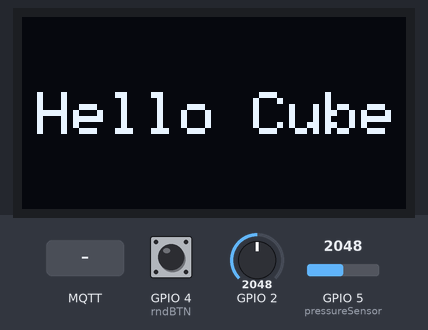
A program run on a simulated Seeed XIAO ESP32-C3. On the bench: 128×64 one-colour display. The test bench sets the inputs (shaded band); at power-on: GPIO 4 (rndBTN) HIGH, GPIO 5 (pressureSensor) = 2048, GPIO 2 = 2048. WiFi joins after 1.5 s; servers stay silent unless stated; random numbers use the default seed unless the program sets one; no MQTT or app messages arrive unless stated; what the program prints to the serial monitor is not drawn.

Above: at 3.2 s.
3.3 s: GPIO 4 (rndBTN) pulled LOW for 0.15 s
At 6.5 s:
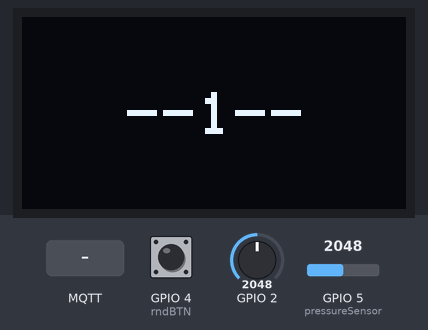
6.6 s: GPIO 5 (pressureSensor) set to 1025
8.6 s: GPIO 5 (pressureSensor) set to 960
10.1 s: MQTT message "1" arrives on the first subscribed topic
At 10.8 s:
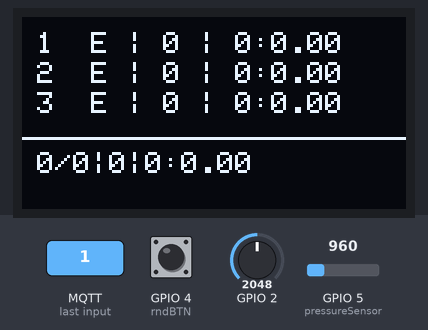
11.6 s: GPIO 4 (rndBTN) pulsed LOW 2 times (0.12 s each, 0.3 s apart)
At 12.2 s:
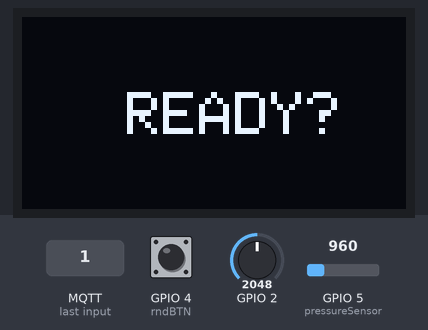
15.4 s: GPIO 5 (pressureSensor) set to 1040
Timing chart, 0 to 17.9 s (numbered marks = the images above; inputs shaded):
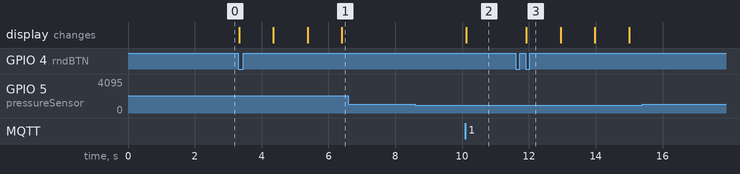

The program:

main.cpp
```cpp
/*
        _          _ ______ _____ _____
       (_)        | |  ____|  __ \_   _|
  _ __  ___  _____| | |__  | |  | || |
 | '_ \| \ \/ / _ \ |  __| | |  | || |
 | |_) | |>  <  __/ | |____| |__| || |_
 | .__/|_/_/\_\___|_|______|_____/_____|
 | |
 |_|

www.pixeledi.eu | https://linktr.ee/pixeledi
Cube Timer ESP32 | V1.0 | 04.2023

*/

#include <Arduino.h>
#include <Wire.h>
#include "globals.h"
#include "button.h"
#include <Adafruit_GFX.h>
#include <Adafruit_SSD1306.h>
#include "batterygrafic.h"
#include "oled.h"
#include "wifimqtt.h"


Button rndBTN(4);

void newRound()
{
  showReady();
  solved = false;
  firstStart = false;
  moves = 0;
  startTime = millis();
 //Serial.println("new Round started");
}

void readBatteryVoltage()
{
  if (millis() - millisBattery > (1000 * 10))
  {
    millisBattery = millis();

    uint32_t Vbatt = 0;
    for (int i = 0; i < 16; i++)
    {
      Vbatt = Vbatt + analogReadMilliVolts(A0); // ADC with correction
    }
    // voltage divider actual with 2x 100kOhm to A0
    // results in Voltage / 2
    // get rid of the spikes ->for loop with 16
    // calculate voltage
    Vbattf = 2 * Vbatt / 16 / 1000.0;

    // Serial.println(Vbattf, 3);
  }
}

void isPressureSensorSmashed()
{
  int val = analogRead(pressureSensor);

  //Serial.println(val);

  if (val >= 1000 && !solved)
  {
    solved = true;
    //Serial.println(solvingTime);

    DynamicJsonDocument doc(128);
    doc["wer"] = user;
    doc["solvingtime"] = solvingTime;
    doc["moves"] = moves;

    char buffer[128];
    serializeJson(doc, buffer);

    client.publish("cube/newRound/timer", buffer);
    solved = true;
  }
}

void isButtonClicked()
{

  switch (rndBTN.checkBTN())
  {
  case 1:
    newRound();
    break;
  case 2:
    //Serial.println("change user");
    if (user == 1)
      user = 2;
    else
      user = 1;
  };
}

void setup()
{
  // Serial.begin(115200);

  rndBTN.start();
  pinMode(pressureSensor, INPUT);

  display1.begin(SSD1306_SWITCHCAPVCC, 0x3C);
  display1.clearDisplay();
  showFirstStart();
  solved = false;

  connectAP();
  client.setServer(mqtt_server, 1883);
  client.setCallback(callbackmqtt);
}

void loop()
{
  if (!client.connected())
  {
    reconnect();
  }
  if (!client.loop())
    client.connect("ESP32Cube_Timer");

  isButtonClicked();
  isPressureSensorSmashed();
  readBatteryVoltage();

  if (!solved && !firstStart)
  {
    firstStart = false;
    solvingTime = (millis() - startTime);

    showOled();
  }

  // if (solved)
  // {
  //   // oled is changed from mqtt callback
  // }
}
```

button.cpp
```cpp
#include "button.h"
#include <Arduino.h>

Button::Button(int pin)
{
    btnPin = pin;
    pinMode(btnPin, INPUT_PULLUP);
    state = LOW;
}

void Button::start()
{
}


int Button::checkBTN()
{

    // return 0 = nothing to do
    // return 1 = short klick
    // return 2 = long klick
    result = 0;

    int prevState = state;
    state = digitalRead(btnPin);

    if (prevState == LOW && state == HIGH)
    {
        buttonclickedMS = millis();
        result = 0;
    }
    else if (prevState == HIGH && state == LOW)
    {
        // here comes the logic

        if (millis() - buttonclickedMS < 50)
        {
            // debounce area - nothing to do
            result = 0;
        }
        else if (millis() - buttonclickedMS > 50 && millis() - buttonclickedMS < 1500)
        {
            // Serial.println("short click");
            result = 1;
        }
        else if (millis() - buttonclickedMS > 2000)
        {
            // Serial.println("long long click");
            result = 2;
        }
    }

    return result;
}
```

button.h
```cpp
#ifndef Button_h
#define Button_h

#include <Arduino.h>

class Button
{
protected:
    int btnPin;
    int state;
    int result;
    unsigned long buttonclickedMS;
    unsigned long buttonDownMS;

public:
    Button(int pin);
    void start();
    int checkBTN();
    bool isPressed();
};

#endif
```

credentials.h
```cpp
const char* ssid     = "topsecret";
const char* password = "4815162342";
```

globals.h
```cpp
#ifndef globals_h
#define globals_h

#include <Arduino.h>
#include <Adafruit_GFX.h>
#include <Adafruit_SSD1306.h>
//#include <Adafruit_SH110X.h>
#include <WiFi.h>
#include <PubSubClient.h>

#define SCREEN_WIDTH 128
#define SCREEN_HEIGHT 64
Adafruit_SSD1306 display1(SCREEN_WIDTH, SCREEN_HEIGHT, &Wire, -1);
//Adafruit_SH1106G display1 = Adafruit_SH1106G(SCREEN_WIDTH, SCREEN_HEIGHT, &Wire, -1);

byte pressureSensor =A3;

bool solved = false;
bool firstStart = true;
int moves = 0;
unsigned long solvingTime = 0;
unsigned long startTime = 0;
byte user = 1;
unsigned long millisBattery = 0;
float Vbattf = 0;


//stats
String stats1="", stats2="", stats3 ="", lastStats="";

// MQTT
String clientId = "ESP32-";
const char *mqtt_server = "192.168.178.1";
const char *mqtt_user = "DomCobb";
const char *mqtt_password = "nooneknows";;
WiFiClient espClient;
PubSubClient client(espClient);

#endif
```

oled.h
```cpp
#ifndef oled_h
#define oled_h

#include <Arduino.h>
#include "globals.h"

// wokwi test
// https://wokwi.com/projects/360630350868434945

String convertMillisToReadableTime(long milliseconds)
{
    unsigned long allSeconds = milliseconds / 1000;
    int secsRemaining = allSeconds % 3600;
    int runMinutes = secsRemaining / 60;
    int runSeconds = secsRemaining % 60;
    int runThousends = milliseconds % 1000;
    int runHundreds = (runThousends / 10);

    String hundreds;
    if (runHundreds < 10)
        hundreds = "0" + String(runHundreds);
    else
        hundreds = String(runHundreds);

    return String(runMinutes) + ":" + String(runSeconds) + "." + (hundreds);
}

float mapf(float x, float inmin, float inmax, float outmin, float outmax)
{
    float a = x - inmin;
    float b = outmax - outmin;
    float c = inmax - inmin;
    return a * b / c + outmin;
}

void showBatteryStatus()
{
    // clear and show will be done by other function
    // display1.setTextSize(1);
    // display1.setTextColor(SH110X_WHITE);
    // display1.setCursor(5, 5);
    // display1.print(Vbattf);

    // convert upper and lower LiPo Voltage threadshold in Percentage
    // refresh every 10 secds in radBatteryVoltage()
    float batteryleft = mapf(Vbattf, 3.3, 4.2, 0, 100);

    if (batteryleft >= 50.0)
        display1.drawBitmap(5, 50, bitmap_batteryfull, 20, 11, 1);
    else if (batteryleft > 10.0 && batteryleft < 49.9)
        display1.drawBitmap(5, 50, bitmap_batteryhaveFull, 20, 11, 1);
    else if (batteryleft <= 9.9)
        display1.drawBitmap(5, 50, bitmap_Battery_Status_10perc, 20, 11, 1);
    else
        display1.drawBitmap(5, 50, bitmap_batteryfull, 20, 11, 1);
}

void showOled()
{
    int16_t x1;
    int16_t y1;
    uint16_t width;
    uint16_t height;
    String txt = "";
    String countdownTXT = "";

    display1.clearDisplay();
    display1.setTextColor(SSD1306_WHITE);
    display1.drawRect(0, 0, 128, 64, SSD1306_WHITE);

    countdownTXT = convertMillisToReadableTime(solvingTime);

    // display1.getTextBounds(countdownTXT, 0, 0, &x1, &y1, &width, &height);
    // display1.setCursor((SCREEN_WIDTH - width) / 2, 5);
    // display1.print(countdownTXT);

    display1.setTextSize(2);
    display1.getTextBounds(countdownTXT, 0, 0, &x1, &y1, &width, &height);
    display1.setCursor((SCREEN_WIDTH - width) / 2, 25);
    display1.print(countdownTXT);

    display1.setTextSize(1);
    display1.setCursor(115, 55);
    String usr = "T";
    if (user == 2)
        usr = "E";
    display1.print(usr);

    showBatteryStatus();

    display1.display();
}

void showFirstStart()
{
    display1.clearDisplay();
    display1.setTextSize(2);
    display1.setTextColor(SSD1306_WHITE);
    display1.setCursor(5, 25);
    display1.print("Hello Cube");
    display1.display();
}

void showReady()
{
    for (int i = 0; i < 4; i++)
    {
        display1.clearDisplay();
        display1.setTextSize(2);
        display1.setTextColor(SSD1306_WHITE);
        display1.setCursor(35, 25);
        if (i == 0)
            display1.print("READY?");
        else if (i == 1)
            display1.print("--3--");
        else if (i == 2)
            display1.print("--2--");
        else if (i == 3)
            display1.print("--1--");

        display1.display();
        delay(1000);
    }
}

void showStats()
{
    display1.clearDisplay();
    display1.setTextSize(1);
    display1.setTextColor(SSD1306_WHITE);
    display1.setCursor(5, 5);
    display1.print(stats1);
    display1.setCursor(5, 15);
    display1.print(stats2);
    display1.setCursor(5, 25);
    display1.print(stats3);

    display1.drawLine(0, 40, 128, 40, SSD1306_WHITE);

    display1.setCursor(5, 45);
    display1.print(lastStats);
    display1.display();
}

#endif
```

wifimqtt.h
```cpp
#include <Arduino.h>
#include <WiFi.h>
#include <PubSubClient.h>
#include <ArduinoJson.h>
#include "credentials.h"
#include "globals.h"

String checkUser(String txt)
{
  String returnTxt = "";
  if (String(txt) == "1")
    returnTxt = "T";
  else
    returnTxt = "E";

  return returnTxt;
}

void makeStats(int row, String _who, String _moves, String _solvingtime)
{
  String txt = "  " + _who + " | " + _solvingtime + " | " + _moves;
  if (row == 1)
    stats1 = row + txt;
  else if (row == 2)
    stats2 = row + txt;
  else if (row == 3)
    stats3 = row + txt;
}

void reconnect()
{
  while (!client.connected())
  {
    Serial.print("Attempting MQTT connection...");
    // Attempt to connect
    clientId += String(random(0xffff), HEX);
    if (client.connect(clientId.c_str(), mqtt_user, mqtt_password))
    {
      Serial.println("connected");
      client.subscribe("cube/showToplist/timer");
    }
    else
    {
      Serial.print("failed, rc=");
      Serial.print(client.state());
      Serial.println(" try again in 5 seconds");
      // Wait 5 seconds before retrying
      delay(5000);
    }
  }
}

void callbackmqtt(char *topic, byte *message, unsigned int length)
{
  // Serial.print("Message arrived on topic: ");
  // Serial.print(topic);
  // Serial.print(". Message: ");
  String messageTemp;

  for (int i = 0; i < length; i++)
  {
    // Serial.print((char)message[i]);
    messageTemp += (char)message[i];
  }
  // Serial.println();

  if (String(topic) == "cube/showToplist/timer")
  {

    StaticJsonDocument<1024> doc;

    DeserializationError error = deserializeJson(doc, messageTemp);

    if (error)
    {
      // Serial.print("deserializeJson() failed: ");
      // Serial.println(error.c_str());
      return;
    }

    JsonObject root_0 = doc[0];
    const char *root_0_wer = root_0["wer"];                 // "1"
    const char *root_0_zeitstempel = root_0["zeitstempel"]; // "31.3.23"
    int root_0_solvingtime = root_0["solvingtime"];         // 656
    int root_0_moves = root_0["moves"];                     // 3

    JsonObject root_1 = doc[1];
    const char *root_1_wer = root_1["wer"];                 // "1"
    const char *root_1_zeitstempel = root_1["zeitstempel"]; // "31.3.23"
    int root_1_solvingtime = root_1["solvingtime"];         // 1010
    int root_1_moves = root_1["moves"];                     // 3

    JsonObject root_2 = doc[2];
    const char *root_2_wer = root_2["wer"];                 // "1"
    const char *root_2_zeitstempel = root_2["zeitstempel"]; // "31.3.23"
    int root_2_solvingtime = root_2["solvingtime"];         // 1076
    int root_2_moves = root_2["moves"];                     // 5

    int root_3_rank = doc[3]["rank"]; // 5
    int root_3_cnt = doc[3]["cnt"];   // 14

    String time1 = convertMillisToReadableTime(root_0_solvingtime);
    String time2 = convertMillisToReadableTime(root_1_solvingtime);
    String time3 = convertMillisToReadableTime(root_2_solvingtime);

    makeStats(1, checkUser(String(root_0_wer)), time1, String(root_0_moves));
    makeStats(2, checkUser(String(root_1_wer)), time2, String(root_1_moves));
    makeStats(3, checkUser(String(root_2_wer)), time3, String(root_2_moves));

    String time4 = convertMillisToReadableTime(solvingTime);
    lastStats = String(root_3_rank) + "/" + String(root_3_cnt) + "|" + moves + "|" + time4;

    showStats();
  }
}

void connectAP()
{

  Serial.println("Connecting to WiFi..");
  WiFi.begin(ssid, password);

  int cnt = 0;
  while (WiFi.status() != WL_CONNECTED)
  {
    delay(1000);
    Serial.print(".");
    cnt++;

    if (cnt > 30)
      ESP.restart();
  }
  Serial.println(WiFi.localIP());
}
```

Source omitted: batterygrafic.h (data table, 822 bytes)

Measured:
- after the input at 3.3 s, the display: first changes at once (image 1 shows a later state)
- after the input at 6.6 s, every drawn part: stays the same
- after the input at 8.6 s, every drawn part: stays the same
- after the input at 10.1 s, the display: changes at once (image 2)
- after the input at 11.6 s, the display: changes after 0.33 s (image 3)
- after the input at 15.4 s, every drawn part: stays the same
